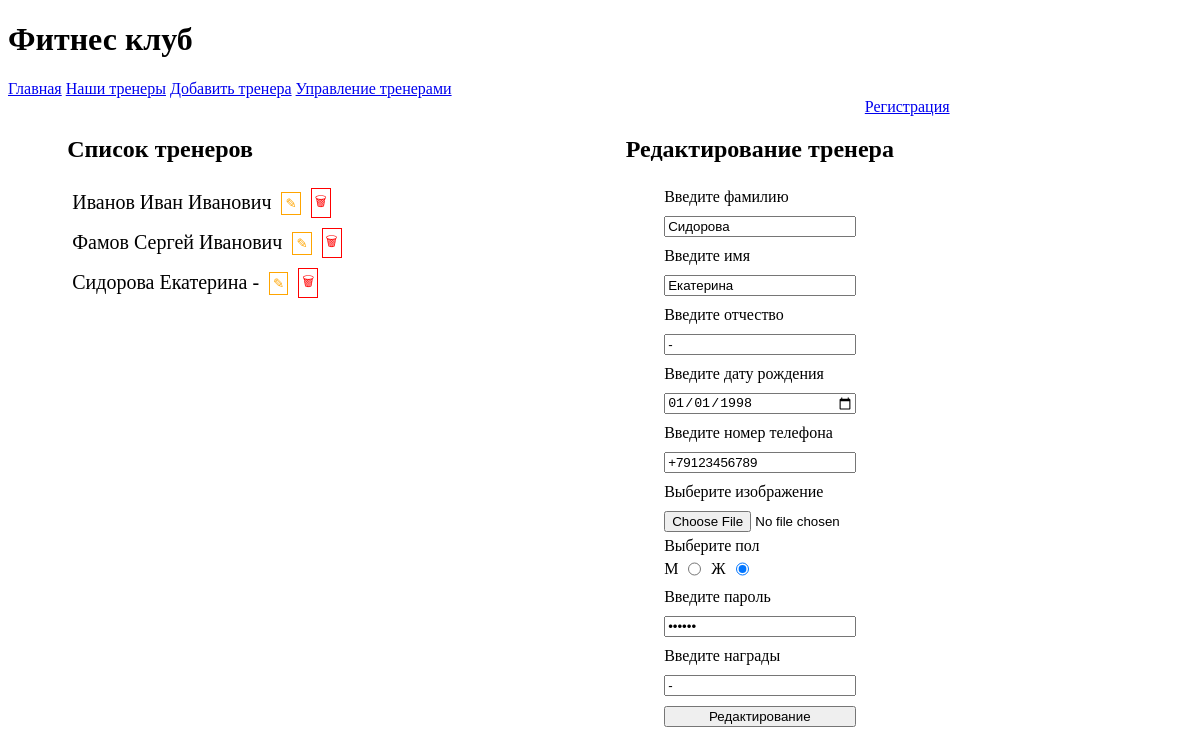
/editTrener.php?idTrener=3, run on the app's committed database.
### tables this page shows
CREATE TABLE `users` (
  `id_user` int NOT NULL,
  `surname` varchar(100) NOT NULL,
  `name` varchar(100) NOT NULL,
  `patronymic` varchar(100) DEFAULT NULL,
  `birthday` date NOT NULL,
  `photo` varchar(200) DEFAULT NULL,
  `gender` varchar(1) NOT NULL,
  `phone` varchar(12) NOT NULL,
  `pasword` varchar(100) NOT NULL,
  `role` int NOT NULL,
  `awards` varchar(300) NOT NULL,
  `created_at` datetime NOT NULL
);

### editTrener.php (the view, shortened to what this page needs)
<?php
include ("header.php");
$con = mysqli_connect("localhost", "root", "", "fitnes_kushneruk");
$sql_query = "select id_user, surname, name, patronymic from users where role=3";
$result = mysqli_query($con, $sql_query);
$query_first_id = "select id_user from users where role=3 limit 1";
$result_first_id = mysqli_fetch_array(mysqli_query($con,$query_first_id));
$idTrener = !empty($_GET["idTrener"])?$_GET["idTrener"]:$result_first_id["id_user"];
$query = "select * from users where id_user=".$idTrener;
    $trenerInfo = mysqli_query($con, $query);
    $trenerInfo = mysqli_fetch_array($trenerInfo);
?>
<div class="container flex">
    <div class="trener-list">
        <h2>Список тренеров</h2>
    <?php
while ($trener = mysqli_fetch_assoc($result)){?>
    <div class = "trener-item flex">
        <p>
            <?=$trener["surname"]. " ".$trener["name"]. " ".$trener["patronymic"]; ?>
        </p>
       <a href="?idTrener=<?=$trener["id_user"];?>"><button class = "btn btn-edit">&#9998;</button></a>
       <a href="/deleteTrenerDB.php?trenerId=<?=$trener["id_user"];?>"><button class = "btn btn-delete">&#128465;</button></a>
    </div>
    <?php } ?>
    </div>
    <div class="form-edit">
    <div class="container flex flex-column-center">
    <h2>Редактирование тренера</h2>
    <form action="./editTrenerDB.php" method="POST"  enctype="multipart/form-data">
        <div class="input-group"><label for="surname">Введите фамилию</label><input id="surname"  name="surname" type="text" value="<?=$trenerInfo['surname'];?>"></div>
        <div class="input-group"><label for="name">Введите имя</label><input id="name" name="name" type="text" value="<?=$trenerInfo['name'];?>"></div>
        <div class="input-group"><label for="patronymic">Введите отчество</label><input id="patronymic" name="patronymic" type="text" value="<?=$trenerInfo['patronymic'];?>"></div>
        <div class="input-group"><label for="birthday">Введите дату рождения </label><input id="birthday" name="birthday" type="date" value="<?=$trenerInfo['birthday'];?>"></div>
        <div class="input-group"><label for="phone">Введите номер телефона</label><input id="phone" name="phone" type="text" value="<?=$trenerInfo['phone'];?>"></div>
        <div class="input-group"><label for="photo">Выберите изображение</label><input id="photo" name="photo" type="file"></div>
        <label for="gender-m" style="margin: 5px;">Выберите пол</label>
        <div class="input-group ig-radio">
            <label for="gender-m">М</label><input id="gender-m" name="gender" value= "M" type="radio" <?=($trenerInfo['gender']=='M')?'checked':"";?>>
            <label for="gender-w">Ж</label><input id="gender-w" name="gender" value= "W" type="radio" <?=($trenerInfo['gender']=='W')?'checked':"";?>>
        </div>
        <div class="input-group"><label for="pass">Введите пароль</label><input id="pass" name="pass" type="password" value="<?=$trenerInfo['pasword'];?>"></div>
        <div class="input-group"><label for="awards">Введите награды</label><input id="awards" name="awards" type="text" value="<?=$trenerInfo['awards'];?>"></div>
        <div class="input-group"><input type="submit" value="Редактирование"></div>
    </form>
</div>
    </div>
</div>
</body>
</html>

### style.css (style rules this page uses)
.container { width:90%; margin: 0 auto; }
.flex { display: flex; }
.flex-column-center { flex-direction: column; align-items: center; }
form { width: 30%; }
.input-group { display:flex; flex-direction: column; }
.ig-radio { flex-direction: row; }
.input-group>* { margin:5px; }
.trener-list { width: 30%; }
.form-edit .container { margin-top: 0; }
.form-edit { width: 70%; }
.trener-item { align-items:center; }
.trener-item>* { margin: 5px; font-size: 20px; }
.btn { background: transparent; padding: 3px; }
.btn-edit { border: 1px solid orange; color: orange; }
.btn-delete { border: 1px solid red; color: red; }

### data on the page
users: surname "Иванов", name "Иван", patronymic "Иванович"
users: surname "Фамов", name "Сергей", patronymic "Иванович"
users: surname "Сидорова", name "Екатерина", patronymic "-", birthday "01/01/1998", phone "+79123456789", gender "☐ Выберите пол", gender "☑ Ж", awards "-"
